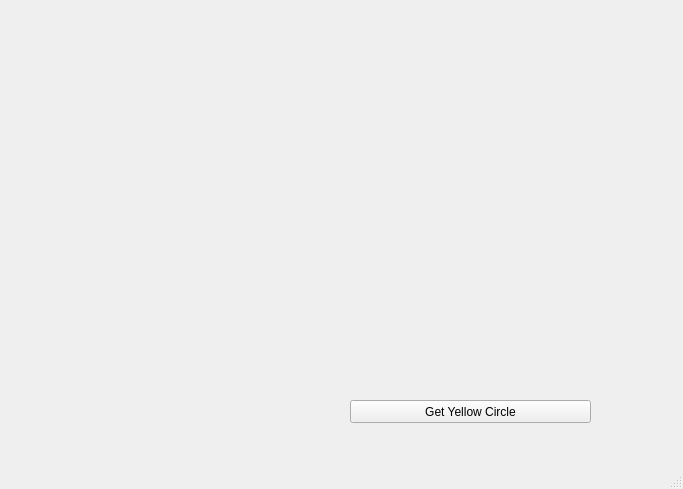
<?xml version="1.0" encoding="UTF-8"?>
<ui version="4.0">
 <class>Yellow Circles</class>
 <widget class="QMainWindow" name="MainWindow">
  <property name="geometry">
   <rect>
    <x>0</x>
    <y>0</y>
    <width>683</width>
    <height>489</height>
   </rect>
  </property>
  <property name="windowTitle">
   <string>Yellow Circles</string>
  </property>
  <widget class="QWidget" name="centralwidget">
   <widget class="QPushButton" name="pushButton">
    <property name="geometry">
     <rect>
      <x>350</x>
      <y>400</y>
      <width>241</width>
      <height>23</height>
     </rect>
    </property>
    <property name="text">
     <string>Get Yellow Circle</string>
    </property>
   </widget>
  </widget>
  <widget class="QMenuBar" name="menubar">
   <property name="geometry">
    <rect>
     <x>0</x>
     <y>0</y>
     <width>683</width>
     <height>21</height>
    </rect>
   </property>
  </widget>
  <widget class="QStatusBar" name="statusbar"/>
 </widget>
 <resources/>
 <connections/>
</ui>
